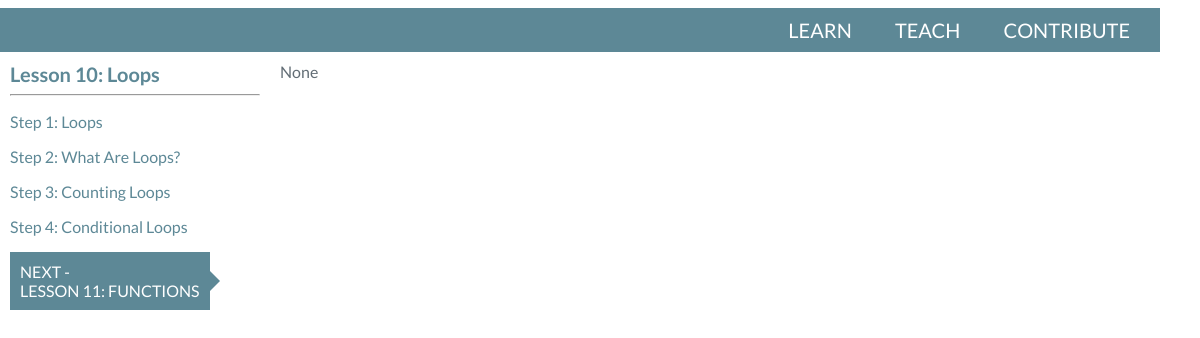
/learn/lesson/10/, run on the app's committed database.
### lessons/models.py (models this page shows, shortened)
class Lesson(models.Model):
    number = models.IntegerField()
    name = models.CharField(max_length=200)
    description = models.TextField(blank=True, null=True)
    def __str__(self):
        return "Lesson %s: %s" % (self.number, self.name)

class Step(models.Model):
    lesson = models.ForeignKey(Lesson)
    step_number = models.IntegerField()
    step_name = models.CharField(max_length=200)
    header_title = models.CharField(max_length=50, blank=True, null=True)
    image = models.CharField(max_length=200, blank=True, null=True)
    audiocast = models.CharField(max_length=200, blank=True, null=True)
    screencast = models.CharField(max_length=200, blank=True, null=True)
    description = models.TextField()

### lessons/views.py (the view)
# urls.py: url(r'^lesson/(?P<lesson_number>[0-9]+)/step/(?P<step_number>[0-9]+)/$', views.lesson_step, name='lesson_step_detail'),
def lesson(request, lesson_number):
    lesson = Lesson.objects.get(number=lesson_number)
    all_steps = Step.objects.filter(lesson=lesson.id).order_by('step_number')
    prev_lesson = None
    try:
        prev_lesson = Lesson.objects.get(number=int(lesson_number)-1)
    except:
        pass
    next_lesson = None
    try:
        next_lesson = Lesson.objects.get(number=int(lesson_number)+1)
    except:
        pass
    context = {
        'lesson': lesson,
        'step_list': all_steps,
        'prev_lesson': prev_lesson,
        'next_lesson': next_lesson,
    }
    return render(request, 'lessons/lesson.html', context)

### lessons/templates/lessons/lesson.html
{% include "youngcoders/header.html" %}
{% include "lessons/header.html" %}
<div id="container">
  <div id="nav-list">
    {% if step_list %}
      {% include "lessons/step-navigation.html" %}
    {% else %}
      <p>No steps are available for {{ lesson }}.</p>
    {% endif %}
  </div>
  <div id="content">
    <div id="lesson-text">
      {{ lesson.description }}
    </div>
  </div>
</div>

### lessons/templates/lessons/step-navigation.html
<div id="step-list-text">
  <div id="lesson-name">
    Lesson {{ lesson.number }}: {{ lesson.name }}<br>
  </div>
  <hr>
  {% if step_list %}
    {% for step in step_list %}
      <p>
        <a href="/learn/lesson/{{ lesson.number }}/step/{{ step.step_number }}">
            Step {{ step.step_number }}: {{ step.step_name }}
        </a>
      </p>
    {% endfor %}
  {% endif %}
  {% if next_lesson %}
    <a href="/learn/lesson/{{ next_lesson.number }}/step/1/" id="prev_next_lesson" class="right-arrow">
      NEXT - <br>{{ next_lesson }}</a>
  {% endif %}
</div>

### youngcoders/static/youngcoders/style.css (style rules this page uses)
a { color: #5D8896; text-decoration: none; }
#lesson-name { font-size: 20px; font-weight: bold; color: #5D8896; }
.right-arrow { display: inline-block; position: relative; color: #fff; background: #5D8896; padding: 10px; }
.right-arrow:after { content: ''; display: block; position: absolute; left: 100%; top: 50%; margin-top: -10px; width: 0; height: 0; border-top: 10px solid transparent; border-left: 10px solid #5D8896; border-bottom: 10px solid transparent; border-right: 10px solid transparent; }

### lessons/static/lessons/style.css (style rules this page uses)
#container { float: left; width: 1200px; text-align: left; }
#nav-list { float: left; width: 250px; text-align: left; margin: 10px; }
#content { float: left; width: 800px; text-align: left; overflow: visible; min-width: 800px; margin: 10px; }
#prev_next_lesson { text-transform: uppercase; }

### data on the page
Lesson: number "10", name "Loops", description "None"
Step: step_number "1", step_name "Loops"
Step: step_number "2", step_name "What Are Loops?"
Step: step_number "3", step_name "Counting Loops"
Step: step_number "4", step_name "Conditional Loops"
Lesson: number+name "LESSON 11: FUNCTIONS"
